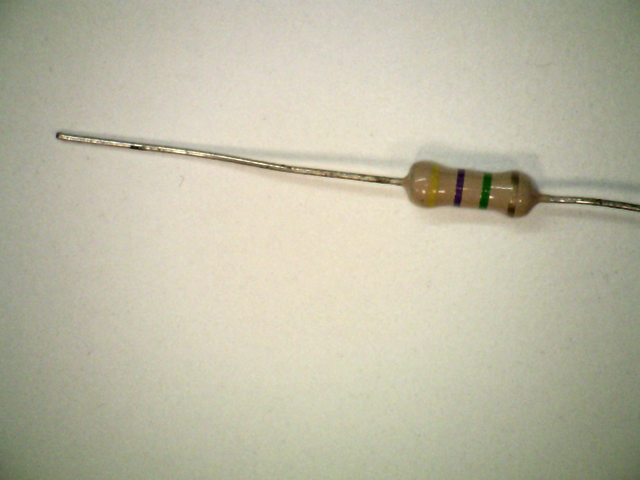
#> input picture 3/set/A1.png, 640 x 480 px
$ python hough.py
#> lines starting #> are read from the running program, lines starting #| are printed output that depends on the picture; after the words box and inside, x2 and y2 are one past the last pixel; in counts of white or black regions, pixels touching at a corner belong together
#! /usr/bin/env python
# -*- coding: utf-8 -*-
# vim:fenc=utf-8
#
# Copyright © 2018 pavle <pavle.portic@tilda.center>
#
# Distributed under terms of the MIT license.

import cv2 as cv
import numpy as np

def main():
	filename = "set/A1.png"
	src = cv.imread(filename)
#> src is the input picture: shape (480, 640, 3); mean B, G, R 166.6, 187.3, 190
	#  dst = cv.Canny(src, 50, 200, None, 3)

	edges = cv.Canny(src, 20, 250, apertureSize = 3)
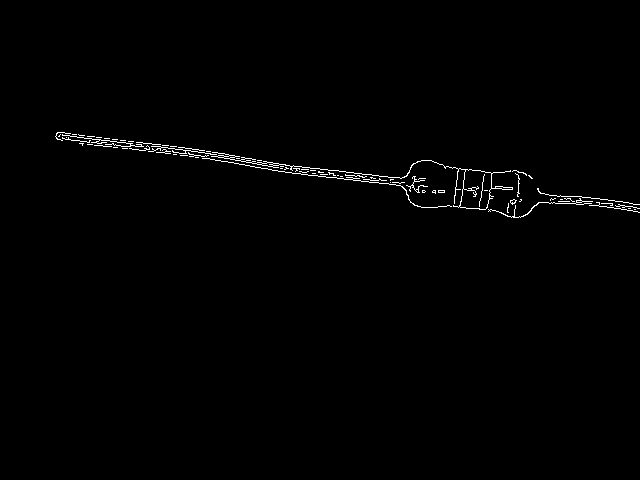
#> edges: shape (480, 640); 0.77% white in thin lines or dots, all inside (x1, y1, x2, y2) = (55, 132, 640, 218)
	lines = cv.HoughLinesP(edges, 1, np.pi/180, 100, minLineLength=100, maxLineGap=10)
#> lines = [[257, 160, 401, 178], [57, 132, 204, 150], [56, 134, 216, 154], [129, 148, 244, 164]]
	dest = cv.cvtColor(edges, cv.COLOR_GRAY2BGR)

	for line in lines:
		x1,y1,x2,y2 = line[0]
#> this loop made 4 passes
		#  cv.line(dest, (x1, y1), (x2, y2), (0, 0, 255), 2)

	cv.imshow('Detected', dest)
	cv.waitKey()

	# [19 lines of commented-out code are left out]
	return 0


if __name__ == "__main__":
	main()

$ run again, with 3/set/A2.png copied over 3/set/A1.png
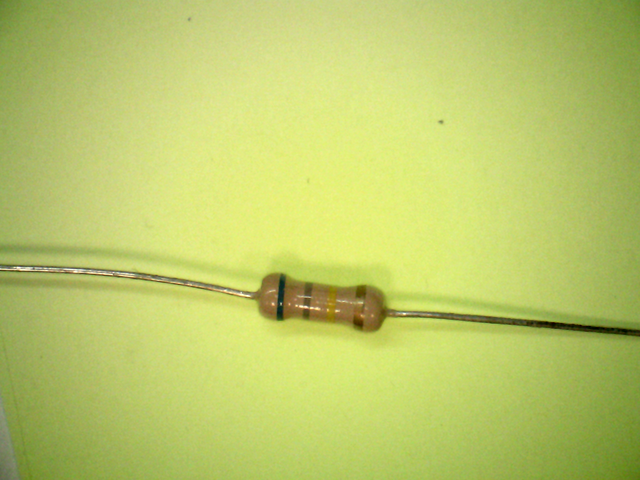
#> input picture 3/set/A2.png, 640 x 480 px
#> in main, src is the input picture: shape (480, 640, 3); mean B, G, R 106.5, 202.2, 188.3
#> in main, `edges = cv.Canny(src, 20, 250, apertureSize = 3)`:
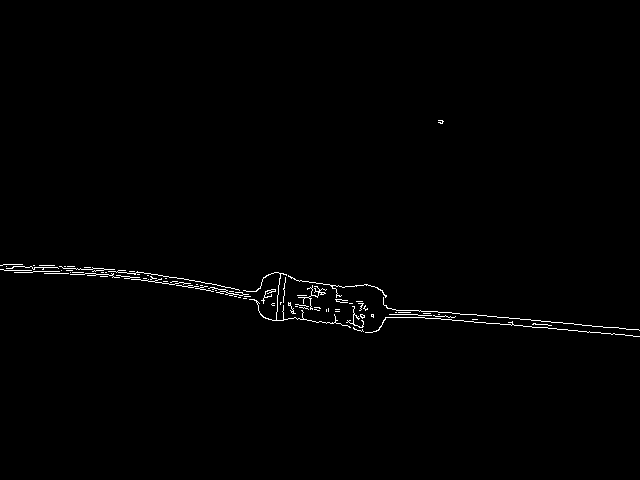
#> edges: shape (480, 640); 0.77% white in thin lines or dots, all inside (x1, y1, x2, y2) = (0, 120, 640, 337)
#> lines = [[473, 314, 605, 327], [421, 317, 639, 336], [103, 274, 248, 296], [530, 319, 639, 330]]
#> the loop in main, `for line in lines:` made 4 passes
